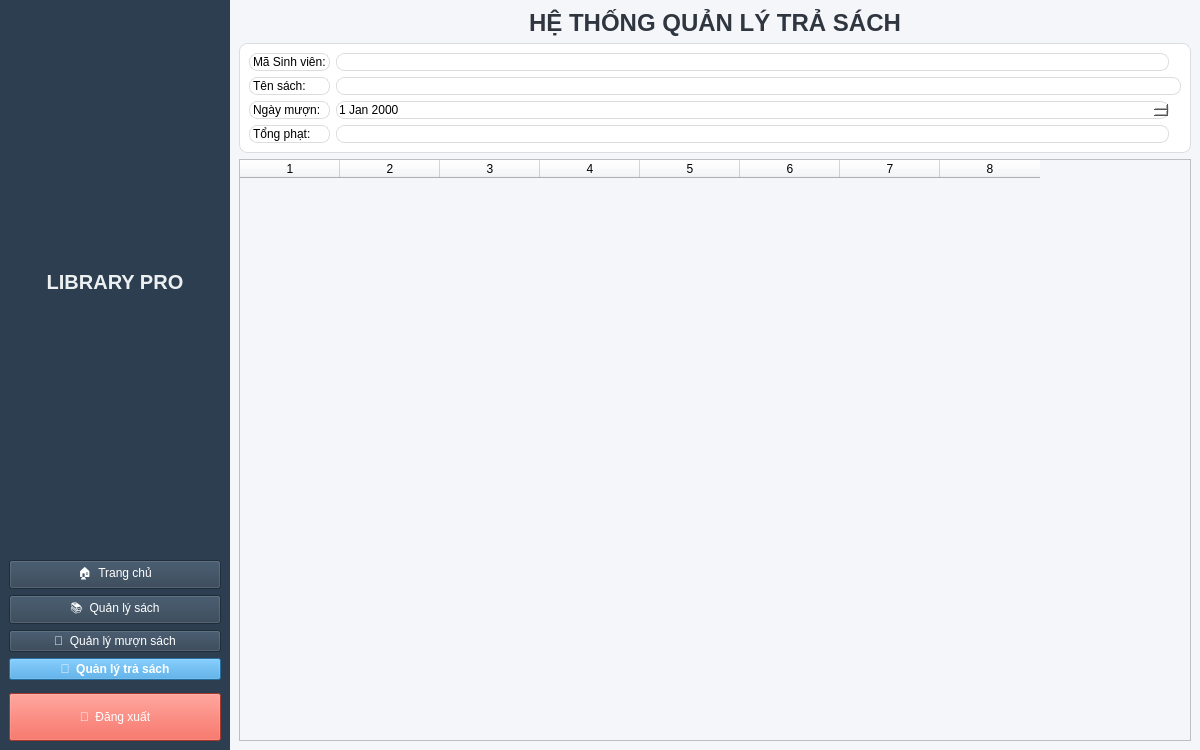
<?xml version="1.0" encoding="UTF-8"?>
<ui version="4.0">
 <class>MainWindow</class>
 <widget class="QMainWindow" name="MainWindow">
  <property name="geometry">
   <rect>
    <x>0</x>
    <y>0</y>
    <width>1200</width>
    <height>750</height>
   </rect>
  </property>
  <property name="windowTitle">
   <string>Quản Lý Trả Sách</string>
  </property>
  <widget class="QWidget" name="centralwidget">
   <layout class="QHBoxLayout" name="mainLayout">
    <property name="spacing">
     <number>0</number>
    </property>
    <property name="leftMargin">
     <number>0</number>
    </property>
    <property name="topMargin">
     <number>0</number>
    </property>
    <property name="rightMargin">
     <number>0</number>
    </property>
    <property name="bottomMargin">
     <number>0</number>
    </property>
    
    <item>
     <widget class="QFrame" name="sidebar">
      <property name="minimumSize">
       <size>
        <width>230</width>
        <height>0</height>
       </size>
      </property>
      <property name="maximumSize">
       <size>
        <width>230</width>
        <height>16777215</height>
       </size>
      </property>
      <property name="styleSheet">
       <string>background-color:#2c3e50; color:white;</string>
      </property>
      <layout class="QVBoxLayout" name="sidebarLayout">
       <item>
        <widget class="QLabel" name="labelLogo">
         <property name="text">
          <string>LIBRARY PRO</string>
         </property>
         <property name="styleSheet">
          <string>font-size:20px; font-weight:bold; padding:20px; color:#ecf0f1;</string>
         </property>
         <property name="alignment">
          <set>Qt::AlignCenter</set>
         </property>
        </widget>
       </item>
       <item>
        <widget class="QPushButton" name="btnTrangChu">
         <property name="text"><string>🏠  Trang chủ</string></property>
        </widget>
       </item>
       <item>
        <widget class="QPushButton" name="btnSach">
         <property name="text"><string>📚  Quản lý sách</string></property>
        </widget>
       </item>
       <item>
        <widget class="QPushButton" name="btnMuonSach">
         <property name="text"><string>📖  Quản lý mượn sách</string></property>
        </widget>
       </item>
       <item>
        <widget class="QPushButton" name="btnTraSach">
         <property name="text"><string>🔄  Quản lý trả sách</string></property>
         <property name="styleSheet">
          <string>background:#3498db; color:white; font-weight:bold;</string>
         </property>
        </widget>
       </item>
       <item>
        <spacer name="verticalSpacer">
         <property name="orientation">
          <enum>Qt::Vertical</enum>
         </property>
        </spacer>
       </item>
       <item>
        <widget class="QPushButton" name="btnLogout">
         <property name="text"><string>🚪  Đăng xuất</string></property>
         <property name="styleSheet">
          <string>background:#e74c3c; color:white; height:40px;</string>
         </property>
        </widget>
       </item>
      </layout>
     </widget>
    </item>

    <item>
     <widget class="QFrame" name="content">
      <property name="styleSheet">
       <string>background:#f5f6fa;</string>
      </property>
      <layout class="QVBoxLayout" name="contentLayout">
       <property name="margins">
        <margin>30</margin>
       </property>
       <item>
        <widget class="QLabel" name="labelTitle">
         <property name="text">
          <string>HỆ THỐNG QUẢN LÝ TRẢ SÁCH</string>
         </property>
         <property name="styleSheet">
          <string>font-size:24px; font-weight:bold; color:#2f3640;</string>
         </property>
         <property name="alignment">
          <set>Qt::AlignCenter</set>
         </property>
        </widget>
       </item>
       
       <item>
        <widget class="QFrame" name="formContainer">
         <property name="styleSheet">
          <string>background: white; border-radius: 8px; border: 1px solid #dcdde1;</string>
         </property>
         <layout class="QGridLayout" name="formLayout">
          <item row="0" column="0">
           <widget class="QLabel" name="lblMaSV"><property name="text"><string>Mã Sinh viên:</string></property></widget>
          </item>
          <item row="0" column="1">
           <widget class="QLineEdit" name="txtMaSV"/>
          </item>
          <item row="1" column="0">
           <widget class="QLabel" name="lblSach"><property name="text"><string>Tên sách:</string></property></widget>
          </item>
          <item row="1" column="1" colspan="3">
           <widget class="QLineEdit" name="txtSach"/>
          </item>
          <item row="2" column="0">
           <widget class="QLabel" name="lblNgayMuon"><property name="text"><string>Ngày mượn:</string></property></widget>
          </item>
          <item row="2" column="1">
           <widget class="QDateEdit" name="dateMuon"/>
          </item>
          <item row="3" column="0">
           <widget class="QLabel" name="lblTongPhat"><property name="text"><string>Tổng phạt:</string></property></widget>
          </item>
          <item row="3" column="1">
           <widget class="QLineEdit" name="txtTongPhat"/>
          </item>
         </layout>
        </widget>
       </item>

       <item>
        <widget class="QTableWidget" name="tableMuonTra">
         <property name="columnCount">
          <number>8</number>
         </property>
        </widget>
       </item>
      </layout>
     </widget>
    </item>
   </layout>
  </widget>
 </widget>
 <resources/>
 <connections/>
</ui>
